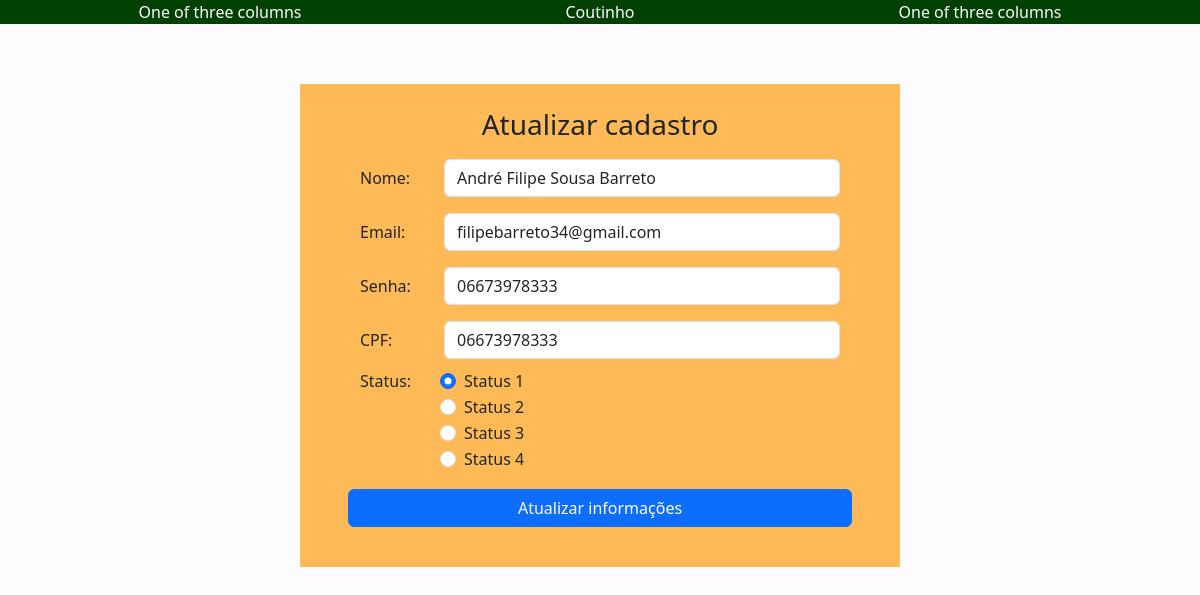
/atualizaCliente.php?cpf=06673978333, run on an earlier commit of the app's database.
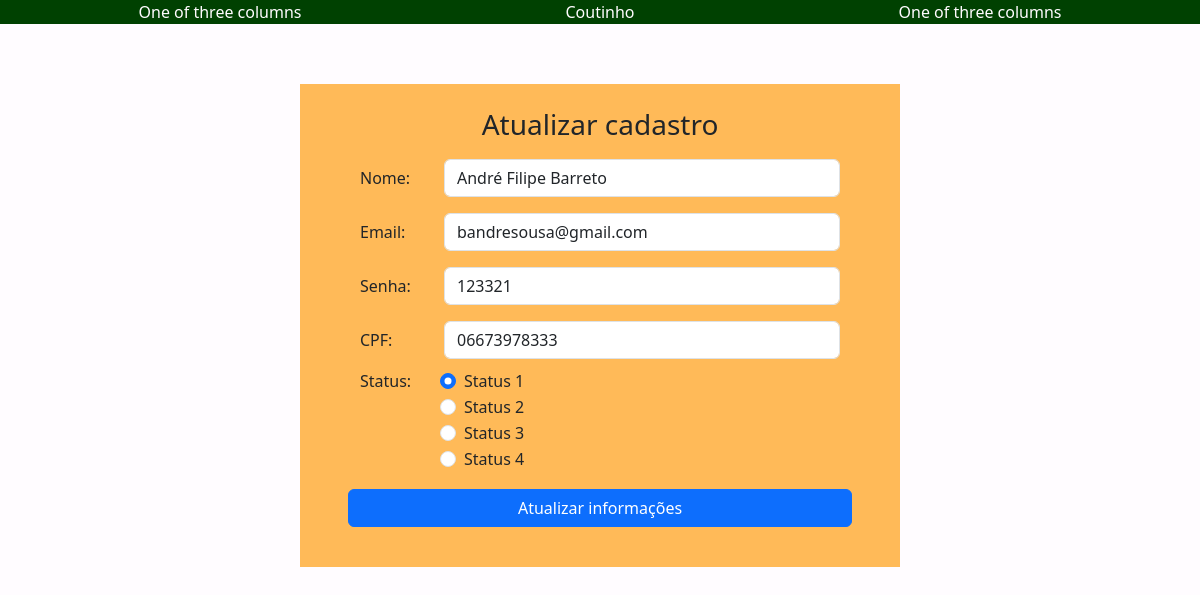
And on a later commit of the database.
### tables this page shows
CREATE TABLE Pessoa (nome TEXT, email TEXT, senha TEXT, cpf TEXT PRIMARY KEY, status TEXT);

### read2.php (called while the page is built, shortened)
<?php
require_once 'envio.php';
require_once 'Pessoa.php';
function buscarPorCPF($pdo, $cpf) {
    $query = "SELECT * FROM Pessoa WHERE cpf = :cpf";
    $statement = $pdo->prepare($query);
    $statement->bindValue(':cpf', $cpf);
    $statement->execute();
    $resultado = $statement->fetch();
    $pessoa = new Pessoa($resultado['nome'], $resultado['email'], $resultado['senha'],$resultado['cpf'], $resultado['status']);
    return $pessoa;
    }

### Pessoa.php (called while the page is built, shortened)
<?php
class Pessoa
{
    private string $nome;
    private string $email;
    private string $senha;
    private string $cpf;
    public function __construct(string $nome, string $email,string $senha, string $cpf, string $status)
    {
        $this->nome = $nome;
        $this->email = $email;
        $this->senha = $senha;
        $this->cpf = $cpf;
    }
    public function nome(): string
    {
        return $this->nome;
    }
    public function email(): string
    {
        return $this->email;
    }
    public function cpf(): string
    {
        return $this->cpf;
    }
    public function senha(): string
    {
        return $this->senha;
    }
}

### atualizaCliente.php (the view, shortened to what this page needs)
<?php
require_once 'conexao.php';
require_once 'Pessoa.php';
require_once 'read2.php';
if (isset($_GET['cpf'])) {
    $cpf_pessoa = $_GET['cpf'];
    $pessoa = buscarPorCPF($pdo,$cpf_pessoa);
}
?>
<!DOCTYPE html>
<html lang="en">
<head>
    <link rel="stylesheet" href="index.css">
    <link href="https://cdn.jsdelivr.net/npm/bootstrap@5.3.3/dist/css/bootstrap.min.css" rel="stylesheet">
</head>
<body>
    <header>
    <div class="container text-center">
  <div class="row align-items-center">
    <div class="col">
      One of three columns
    </div>
    <div class="col">
  Coutinho
    </div>
    <div class="col">
      One of three columns
    </div>
  </div>
</div>
    </header>
   <main>
   <div class="form" >
    <h3 class="title_form">Atualizar cadastro </h3>
   <form method="post">
  <div class="row mb-3">
    <label for="inputname" class="col-sm-2 col-form-label" >Nome: </label>
    <div class="col-sm-10">
      <input type="name" class="form-control" id="nome" name="nome" value="<?php echo $pessoa->nome();?>"required>
    </div>
  </div>
  <div class="row mb-3">
    <label for="inputEmail" class="col-sm-2 col-form-label" >Email: </label>
    <div class="col-sm-10">
      <input type="email" class="form-control" id="email" name="email"value="<?php echo $pessoa->email();?>" required>
    </div>
  </div>
  <div class="row mb-3">
    <label for="inputPassword" class="col-sm-2 col-form-label">Senha: </label>
    <div class="col-sm-10">
      <input type="text" class="form-control" id="senha" name="senha" value="<?php echo $pessoa->senha();?>" required >
    </div>
  </div>
  <div class="row mb-3">
    <label for="inputCPF" class="col-sm-2 col-form-label" >CPF: </label>
    <div class="col-sm-10">
      <input type="text" class="form-control" id="cpf" name="cpf" value="<?php echo $pessoa->cpf();?>"required readonly>
    </div>
  <fieldset class="row mb-3 radios">
    <legend class="col-form-label col-sm-2 pt-0">Status:</legend>
    <div class="col-sm-10">
      <div class="form-check">
        <input class="form-check-input" type="radio" name="status" id="status1" value="status1" checked>
        <label class="form-check-label" for="status1">
          Status 1
        </label>
      </div>
      <div class="col-sm-10">
      <div class="form-check">
        <input class="form-check-input" type="radio" name="status" id="status2" value="status2">
        <label class="form-check-label" for="status2">
          Status 2
        </label>
      </div>
      <div class="col-sm-10">
      <div class="form-check">
        <input class="form-check-input" type="radio" name="status" id="status3" value="status3">
        <label class="form-check-label" for="status3">
          Status 3
        </label>
      </div>
      <div class="col-sm-10">
      <div class="form-check">
        <input class="form-check-input" type="radio" name="status" id="status4" value="status4">
        <label class="form-check-label" for="status4">
          Status 4
        </label>
      </div>
    </div>
  </fieldset>
  <button type="submit"  name="acao" value="Enviar" class="btn btn-primary">Atualizar informações</button>
</form>
    </div>
   </main>
</body>
</html>

What changed in the data, as far as the page shows it:
changed pessoa id 06673978333: nome "André Filipe Sousa Barreto" → "André Filipe Barreto"; senha "06673978333" → "123321"
Also different on the page:
form field email: "filipebarreto34@gmail.com" → "bandresousa@gmail.com"
